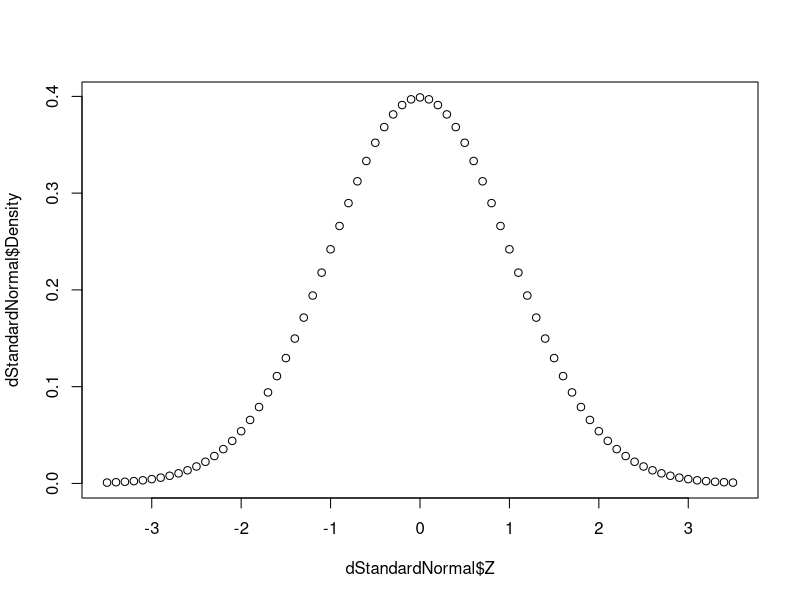

This chart was generated by the following R code: (Note: this script raises an error after producing the figure.)
## ---- chunk 1
## Matrices
(A  <- matrix(1:12, ncol = 4)) # watch out, R operates on/fills by columns (column-major order)
(A. <- matrix(1:12, ncol = 4, byrow = TRUE)) # fills matrix row-wise
(B <- rbind(1:4, 5:8, 9:12)) # row bind
(C <- cbind(1:3, 4:6, 7:9, 10:12)) # column bind
stopifnot(identical(A, C), identical(A., B)) # check whether the constructions are identical
cbind(1:3, 5) # recycling
#(A <- outer(1:4, 1:5, FUN = pmin)) # (4,5)-matrix with (i,j)th element min{i, j}
## => Lower triangular matrix contains column number, upper triangular matrix contains row number

## ---- chunk 2
## Some functions
nrow(A) # number of rows
ncol(A) # number of columns
dim(A) # dimension
diag(A) # diagonal of A
diag(3) # identity (3, 3)-matrix
(D <- diag(1:3)) # diagonal matrix with elements 1, 2, 3
D %*% B # matrix multiplication
B * B # element-wise product
## ---- chunk 3
## Build a covariance matrix, its correlation matrix and inverse
L <- matrix(c(2, 0, 0,
              6, 1, 0,
             -8, 5, 3), ncol = 3, byrow = TRUE) # Cholesky factor of the ...
Sigma <- L %*% t(L) # ... real, symmetric, positive definite (covariance) matrix Sigma
standardize <- Vectorize(function(r, c) Sigma[r,c]/(sqrt(Sigma[r,r])*sqrt(Sigma[c,c])))
(P <- outer(1:3, 1:3, standardize)) # construct the corresponding correlation matrix
stopifnot(all.equal(P, cov2cor(Sigma))) # a faster way
P.inv <- solve(P) # compute P^{-1}; solve(A, b) solves Ax = b (system of linear equations); if b is omitted, it defaults to I, thus leading to A^{-1}
P %*% P.inv # (numerically close to) I
P.inv %*% P # (numerically close to) I
## Another useful function is Matrix::nearPD(Sigma, corr = TRUE) which finds a
## correlation matrix close to the given matrix in the Frobenius norm.
## ---- chunk 4
## Other useful functions
rowSums(A) # row sums
apply(A, 1, sum) # the same
colSums(A) # column sums
apply(A, 2, sum) # the same
## Note that there are also faster functions .rowSums(), .colSums()

## Matrices are only vectors with attributes to determine when to 'wrap around'
#matrix(, nrow = 1e6, ncol = 1e6) # fails to allocate a *vector* of length 1e12

## Array (data structure which contains objects of the same mode)
## Special cases: vectors (1d-arrays) and matrices (2d-arrays)
arr <- array(1:24, dim = c(2,3,4),
             dimnames = list(x = c("x1", "x2"),
                             y = c("y1", "y2", "y3"),
                             z = paste("z", 1:4, sep = ""))) # (2,3,4)-array with dimensions (x,y,z)
arr # => also filled in the first dimension first, then the second, then the third
str(arr) # use str() to the *str*ucture of the object arr
arr[1,2,2] # pick out a value
(mat <- apply(arr, 1:2, FUN = sum)) # for each combination of fixed first and second variables, sum over all other dimensions
## ---- chunk 5

## Data frames are rectangular objects containing objects of possibly different
## type of the same length
(df <- data.frame(Year = as.factor(c(2000, 2000, 2000, 2001, 2003, 2003, 2003)), # loss year
                  Line = c("A", "A", "B", "A", "B", "B", "B"), # business line
                  Loss = c(1.2, 1.1, 0.6, 0.8, 0.4, 0.2, 0.3))) # loss in M USD, say
str(df) # => first two columns are factors
is.matrix(df) # => indeed no matrix
as.matrix(df) # coercion to a character matrix
data.matrix(df) # coercion to a numeric matrix (factor are replaced according to their level index)

## Computing maximal losses per group for two different groupings
## Version 1 (leads a table structure with all combinations of selected variables):
tapply(df[,"Loss"], df[,"Year"], max) # maximal loss per Year
tapply(df[,"Loss"], df[,c("Year", "Line")], max) # maximal loss per Year-Line combination
## Version 2 (omits NAs):
aggregate(Loss ~ Year,        data = df, FUN = max) # 'aggregate' Loss per Year with max()
aggregate(Loss ~ Year * Line, data = df, FUN = max)

## Playing with the data frame
(fctr <- factor(paste0(df$Year,".",df$Line))) # build a 'Year.Line' factor
(grouped.Loss <- split(df$Loss, f = fctr)) # group the losses according to fctr
sapply(grouped.Loss, FUN = max) # maximal loss per group
sapply(grouped.Loss, FUN = length) # number of losses per group; see more on *apply() later
(ID <- unlist(sapply(grouped.Loss, FUN = function(x) seq_len(length(x))))) # unique ID per loss group
(df. <- cbind(df, ID = ID)) # paste unique ID per loss group to 'df'
(df.wide <- reshape(df., # reshape from 'long' to 'wide' format
                    v.names = "Loss", # variables to be displayed as entries in 2nd dimension
                    idvar = c("Year", "Line"), # variables to be kept in long format
                    timevar = "ID", # unique ID => wide columns have headings of the form <Loss.ID>
                    direction = "wide"))
## ---- chunk 6
## Lists
is.list(df) # => data frames are indeed just lists

## Lists are the most general data structures in R in the sense that they
## can contain pretty much everything, e.g., lists themselves or functions
## or both... (and of different lengths)
(L <- list(group = LETTERS[1:4], value = 1:2, sublist = list(10, function(x) x+1)))

## Extract elements from a list
## Version 1:
L[[1]] # get first element of the list
L[[3]][[1]] # get first element of the sub-list
## Version 2: use '$'
L$group
L$sublist[[1]]
## Version 3 (most readable and fail-safe): use the provided names
L[["group"]]
L[["sublist"]][[1]]

## Change a name
names(L)
names(L)[names(L) == "sublist"] <- "sub.list"
str(L)

## Watch out
L[[1]] # the first component
L[1] # the sub-list containing the first component of L
class(L[[1]]) # character
class(L[1]) # list
## ---- chunk 7
## Probability distributions (d/p/q/r*)
dexp(1, rate = 2) # density f(x) = 2*exp(-2*x)
pexp(1, rate = 2) # distribution function F(x) = 1-exp(-2*x)
qexp(0.3, rate = 2) # quantile function F^-(y) = -log(1-y)/2
rexp(5,   rate = 2) # draw random variates from Exp(2)

## ---- chunk 8
z<-seq(-3.5,3.5,0.1)  # 71 points from -3.5 to 3.5 in 0.1 steps
dStandardNormal <- data.frame(Z=z, 
                               Density=dnorm(z, mean=0, sd=1),
                               Distribution=pnorm(z, mean=0, sd=1))  

head(dStandardNormal)

  
plot(dStandardNormal$Z, dStandardNormal$Density)
curve(dnorm, from = min(Z), to = max(Z), add = TRUE, col = "red")
  
plot(dStandardNormal$Z, dStandardNormal$Distribution)
curve(pnorm, from = min(Z), to = max(Z), add = TRUE, col = "red") 

## ---- chunk 9
#.Random.seed # in a new R session, this object does not exist (until RNs are drawn)

## Generate from N(0,1)
(X <- rnorm(2)) # generate two N(0,1) random variates
str(.Random.seed) # encodes types of random number generators (RNGs) and the seed

## How can we make sure to obtain the same results (for *reproducibility*?)
(Y <- rnorm(2)) # => another two N(0,1) random variates
all.equal(X, Y) # obviously not equal (here: with probability 1)

## Set a 'seed' so that computations are reproducible
set.seed(271) # with set.seed() we can set the seed
X <- rnorm(2) # draw two N(0,1) random variates
set.seed(271) # set the same seed again
Y <- rnorm(2) # draw another two N(0,1) random variates
all.equal(X, Y) # => TRUE
set.seed(271)
Y <- rnorm(3)
all.equal(X, Y[1:2])
## ---- chunk 10
## Data from a distribution
n <- 1e4 # sample size = number of iid random variables
lambda <- 2 # parameter theta
#set.seed(999) # set seed for reproducibility
X <- rexp(n, rate = lambda) # generate data

## Building cumulative averages (X_1/1, (X_1+X_2)/2, (X_1+X_2+X_3)/3,...)
Xn <- cumsum(X)/(1:n)

## Plot (this one path of the stochastic process (bar{X}_n)_{n=1}^{infty})
plot(1:n, Xn, type = "l", log = "x", ylab = "",
     xlab = expression("Number n of iid random variables"~(X[i])[i == 1]^n),
     main = substitute(bold("Law of Large Numbers for Exp("*lambda*") data"), list(th. = th)))
mu <- 1/lambda # true mean
abline(h = mu, col = "royalblue3")
## ---- chunk 11

## ---- chunk 12

## ---- chunk 13

## ---- chunk 14
set.seed(123)
n <- 1e4 # sample size = number of iid random variables
lambda <- 1 # parameter theta
#set.seed(999) # set seed for reproducibility
X <- rpois(n, lambda) # generate data

## Build blocks of data 
m <- 500 # number of blocks (each of size n/m )
X1 <- split(X, f = rep(1:m, each = floor(n/m))) # split data into blocks 
length(X1)

## Location-scale transform blocked sums via sqrt(n) * (bar{X}_n - mu) / sigma
## = (S_n - n * mu) / (sqrt(n) * sigma)

mu <- lambda # true mean
sig2 <- lambda # true variance
Z <- sapply(X1, function(x) (sum(x) - length(x) * mu) / (sqrt(length(x) * sig2))) # standardize by mean(<sum>) and sd(<sum>)

## Histogram with overlaid densities
dens <- density(Z)
hist(Z, probability = TRUE, ylim = c(0, max(dnorm(0), dens$y)), breaks = 10,
     main = substitute(bold("Central Limit Theorem for Poisson("*lambda.*") data"),
                       list(lambda. = lambda)), xlab = expression("Realizations of"~sqrt(n)*(bar(X)[n]-mu)/sigma))

lines(dens, col = "blue", lwd=3) # overlaid density estimate

curve(dnorm, from = min(Z), to = max(Z), add = TRUE, col = "orange", lwd=3) # overlaid N(0,1) density

legend("topright", lty = c(1,1), col = c("blue", "orange"), bty = "n",
       legend = c("Density estimate", "N(0,1) density"))

## ---- chunk 15
dim(X1)
